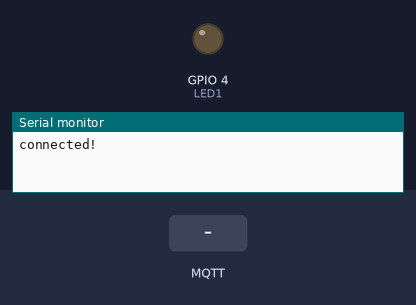
The sketch below on a simulated ESP32. On the bench: output pins drawn as LEDs (lit = HIGH), the last lines printed to the serial monitor. The inputs (shaded band) are chosen by the test bench. WiFi joins after 1.5 s; servers stay silent unless stated; no MQTT or app messages arrive unless stated.

Above: at 2.3 s.
2.4 s: MQTT message "1" arrives on the first subscribed topic
At 2.8 s:
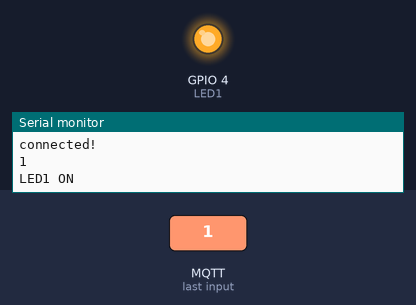
3.9 s: MQTT message "0" arrives on the first subscribed topic
At 4.8 s:
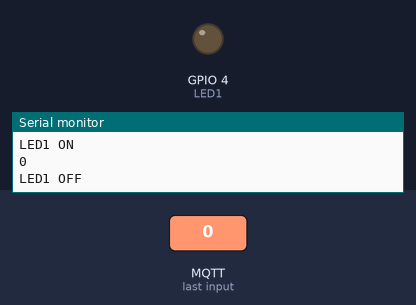
Timing chart, 0 to 6.9 s (numbered marks = the images above; inputs shaded):
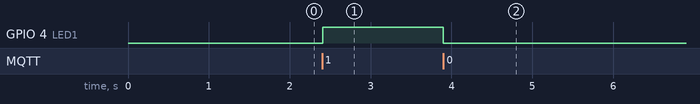

Measured:
- after the input at 2.4 s, GPIO 4 (LED1): LOW → HIGH at once
- after the input at 3.9 s, GPIO 4 (LED1): HIGH → LOW at once

The sketch:

LEDControl-MQTT.ino
```cpp
#include <WiFi.h>
#include <MQTT.h>

#define LED1 4

#define Client_Id   "id_anda"
#define NamaBroker  "broker.emqx.io"
#define namaSSID    "nama_wifi";
#define SSIDpwd     "pwd_wifi";

const char ssid[] = namaSSID;
const char pass[] = SSIDpwd;

WiFiClient net;
MQTTClient client;

void connect() {
    if(WiFi.status() == WL_CONNECTED) {
      if(client.connect(Client_Id)) {
        Serial.println("\nconnected!");
          client.subscribe("nama_topik/LED1");
      }
    }
}

void button(String &topic, String &payload) {
     if(String(topic) == "nama_topik/LED1")
  {
      if(payload =="1")
      {
      Serial.println(payload);
      digitalWrite(LED1,HIGH);
      Serial.println("LED1 ON");
      }

      else if(payload =="0")
      {
        Serial.println(payload);
        digitalWrite(LED1,LOW);
        Serial.println("LED1 OFF");

      }
  }
}

void setup() {
  pinMode(LED1, OUTPUT);
  Serial.begin(115200);
  WiFi.begin(ssid, pass);

  client.begin(NamaBroker, net);
  client.onMessage(button);
  connect();
}

void loop() {
 client.loop();
 delay(10);
  if (!client.connected()) {
    connect();
  }
}
```
